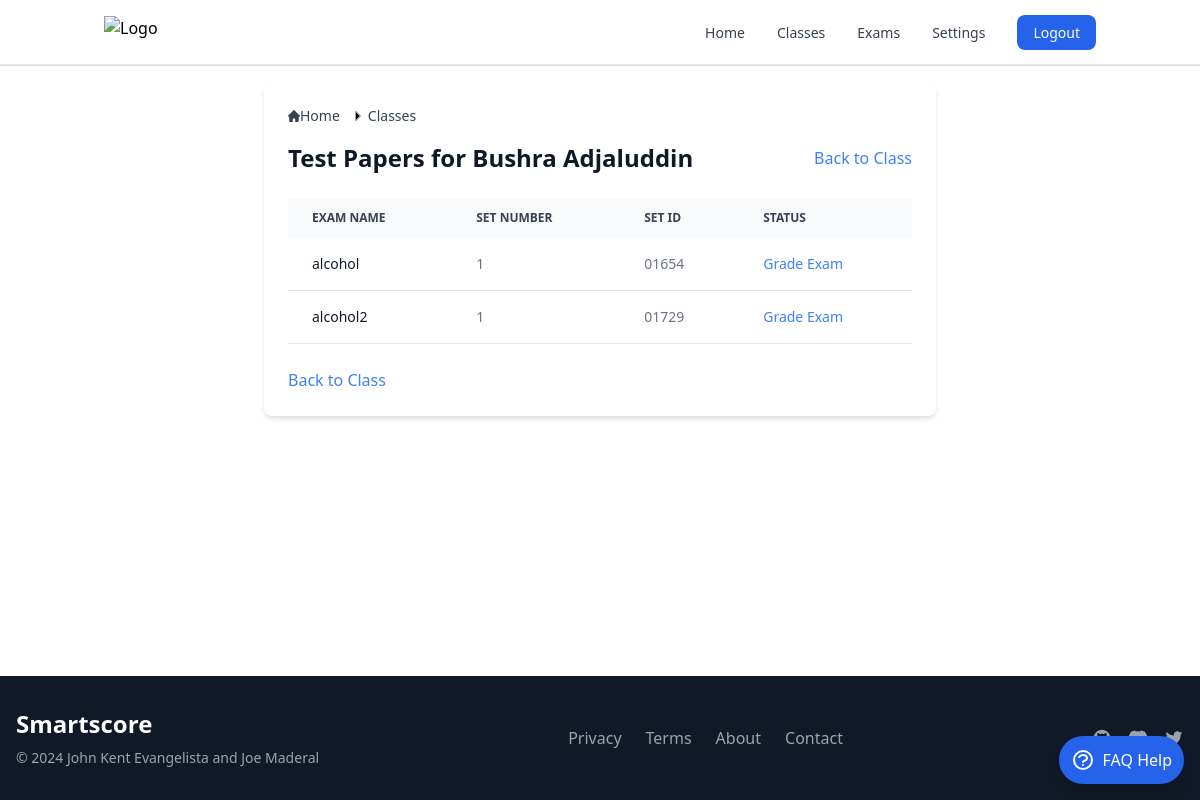
The app's page /student_test_papers/150/ (signed in) with its own data.
### smartscoreapp/models.py (models this page shows, shortened)
class Student(models.Model):
    first_name = models.CharField(max_length=50)
    last_name = models.CharField(max_length=50)
    middle_initial = models.CharField(max_length=1, blank=True)
    student_id = models.CharField(max_length=12, blank=True)  # Not unique
    assigned_class = models.ForeignKey(Class, on_delete=models.CASCADE, related_name='students', null=False)
    short_id = models.CharField(max_length=8, editable=False, null=True, blank=True)
    class Meta:
        unique_together = ('first_name', 'last_name', 'middle_initial', 'assigned_class', 'short_id')

class TestSet(models.Model):
    exam = models.ForeignKey(Exam, on_delete=models.CASCADE)
    student = models.ForeignKey(Student, on_delete=models.CASCADE)
    set_no = models.IntegerField()
    set_id = models.CharField(max_length=5, blank=True)  # Removed unique=True
    questions = models.ManyToManyField('Question', related_name='test_sets', blank=True)
    answer_key = models.CharField(max_length=255, blank=True)
    class Meta:
        unique_together = [['exam', 'student']]  # Ensure one test set per student per exam

class Exam(models.Model):
    exam_id = models.CharField(max_length=3, unique=True, editable=False)
    name = models.CharField(max_length=50)
    class_assigned = models.ForeignKey(Class, related_name='exams', on_delete=models.SET_NULL, null=True)  # Set to NULL on class deletion
    questions = models.ManyToManyField(Question, related_name='exams')
    set_id = models.CharField(max_length=6, unique=True, blank=True)
    instructions = models.TextField(blank=True, null=True)
    time_limit = models.IntegerField(null=True, blank=True)

### smartscoreapp/views.py (the view)
# urls.py: path('student_test_papers/<int:student_id>/', views.student_test_papers_view, name='student_test_papers'),
@login_required
def student_test_papers_view(request, student_id):
    student = get_object_or_404(Student, id=student_id)
    test_sets = TestSet.objects.filter(student=student).select_related('exam').prefetch_related('exam__questions')
    return render(request, 'student_test_papers.html', {'student': student, 'test_sets': test_sets})

### templates/students/student_test_papers.html (shortened to what this page needs)
{% extends "base.html" %}
{% block content %}
<div class="max-w-2xl mx-auto p-6 bg-white shadow-md rounded-lg">
  <nav class="flex mb-4" aria-label="Breadcrumb">
    <ol class="inline-flex items-center space-x-1 md:space-x-2 rtl:space-x-reverse">
      <li class="inline-flex items-center">
        <a href="{% url 'index' %}" class="inline-flex items-center text-sm font-medium text-gray-700 hover:text-blue-600 dark:text-gray-400 dark:hover:text-white">
          Home
        </a>
      </li>
      <li class="flex items-center">
        <svg class="w-3 h-3 text-gray-400 mx-1 rtl:rotate-180" viewBox="0 0 6 10">
          <path stroke="currentColor" d="m1 9 4-4-4-4"/>
        </svg>
        <a href="{% url 'students' %}" class="text-sm font-medium text-gray-700 hover:text-blue-600 dark:text-gray-400 dark:hover:text-white">Classes</a>
      </li>
    </ol>
  </nav>
  <div class="mb-6 flex items-center justify-between">
    <h1 class="text-2xl font-semibold text-gray-900 dark:text-white">Test Papers for {{ student.first_name }} {{ student.last_name }}</h1>
    <a href="{% url 'class_detail' student.assigned_class.id %}" class="text-blue-500 hover:underline">Back to Class</a>
  </div>
  <div class="relative overflow-x-auto mb-6">
    <table class="w-full text-sm text-left text-gray-500 dark:text-gray-400">
      <thead class="text-xs text-gray-700 uppercase bg-gray-50 dark:bg-gray-700 dark:text-gray-400">
        <tr>
          <th scope="col" class="px-6 py-3">Exam Name</th>
          <th scope="col" class="px-6 py-3">Set Number</th>
          <th scope="col" class="px-6 py-3">Set ID</th>
          <th scope="col" class="px-6 py-3">Status</th>
        </tr>
      </thead>
      <tbody>
        {% for test_set in test_sets %}
          <tr class="bg-white border-b dark:bg-gray-800 dark:border-gray-700">
            <td class="px-6 py-4 font-medium text-gray-900 dark:text-white">{{ test_set.exam.name }}</td>
            <td class="px-6 py-4">{{ test_set.set_no }}</td>
            <td class="px-6 py-4">{{ test_set.set_id }}</td>
            <td class="px-6 py-4">
              {% if test_set.is_graded %}
                <span class="text-green-600">Graded</span>
              {% else %}
                <a href="{% url 'grade_exam' test_set.exam.id student.id %}" class="text-blue-500 hover:underline">Grade Exam</a>
              {% endif %}
            </td>
          </tr>
        {% empty %}
          <tr class="bg-white border-b dark:bg-gray-800 dark:border-gray-700">
            <td colspan="4" class="px-6 py-4 text-center text-gray-500 dark:text-gray-400">No test papers available for this student.</td>
          </tr>
        {% endfor %}
      </tbody>
    </table>
  </div>
  <div class="flex items-center">
    <a href="{% url 'class_detail' student.assigned_class.id %}" class="text-blue-500 hover:underline">Back to Class</a>
  </div>
</div>
{% endblock %}

### records on screen
Student: first_name "Bushra", last_name "Adjaluddin"
TestSet: exam.name "alcohol", set_no "1", set_id "01654"
TestSet: exam.name "alcohol2", set_no "1", set_id "01729"
